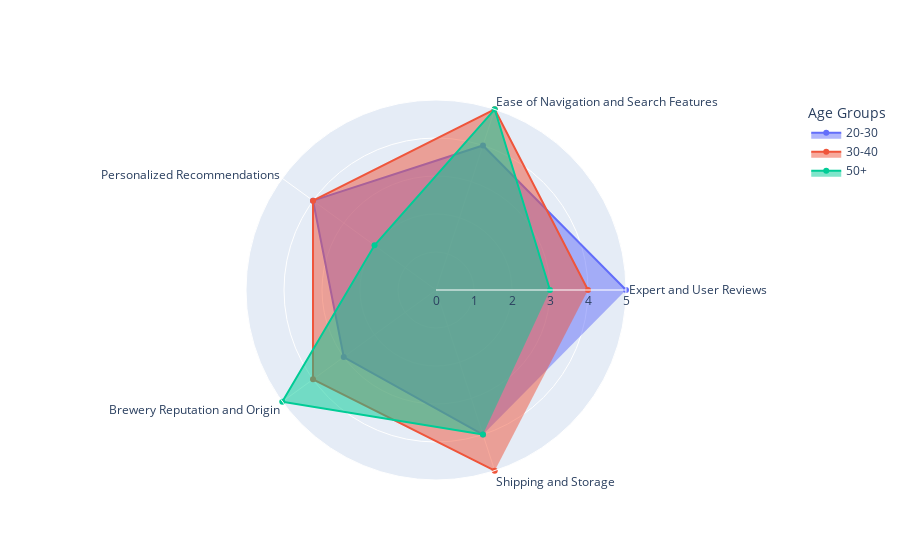

This figure's notebook cell:
### Code cell
import plotly.graph_objects as go

categories = [
    "Expert and User Reviews",
    "Ease of Navigation and Search Features",
    "Personalized Recommendations",
    "Brewery Reputation and Origin",
    "Shipping and Storage"
]

young = [5, 4, 4, 3, 4]
medium = [4, 5, 4, 4, 5]
old = [3, 5, 2, 5, 4]

# Creating the radar plot
fig = go.Figure()

fig.add_trace(go.Scatterpolar(
    r=young,
    theta=categories,
    fill='toself',
    name='20-30'
))

fig.add_trace(go.Scatterpolar(
    r=medium,
    theta=categories,
    fill='toself',
    name='30-40'
))

fig.add_trace(go.Scatterpolar(
    r=old,
    theta=categories,
    fill='toself',
    name='50+'
))

fig.update_layout(
    polar=dict(
        radialaxis=dict(
            visible=True,
            range=[0, 5]
        )),
    showlegend=True
)

fig.update_layout(
    legend=dict(
        title="Age Groups",
    )
)

fig.show()

### Figure 1 — Plotly figure (JSON) as saved in the notebook; plotly's stock layout.template omitted (floating-point values rounded to 4 significant figures)
{"data": [{"fill": "toself", "name": "20-30", "r": [5, 4, 4, 3, 4], "theta": ["Expert and User Reviews", "Ease of Navigation and Search Features", "Personalized Recommendations", "Brewery Reputation and Origin", "Shipping and Storage"], "type": "scatterpolar"}, {"fill": "toself", "name": "30-40", "r": [4, 5, 4, 4, 5], "theta": ["Expert and User Reviews", "Ease of Navigation and Search Features", "Personalized Recommendations", "Brewery Reputation and Origin", "Shipping and Storage"], "type": "scatterpolar"}, {"fill": "toself", "name": "50+", "r": [3, 5, 2, 5, 4], "theta": ["Expert and User Reviews", "Ease of Navigation and Search Features", "Personalized Recommendations", "Brewery Reputation and Origin", "Shipping and Storage"], "type": "scatterpolar"}], "layout": {"legend": {"title": {"text": "Age Groups"}}, "polar": {"radialaxis": {"range": [0, 5], "visible": true}}, "showlegend": true}}
